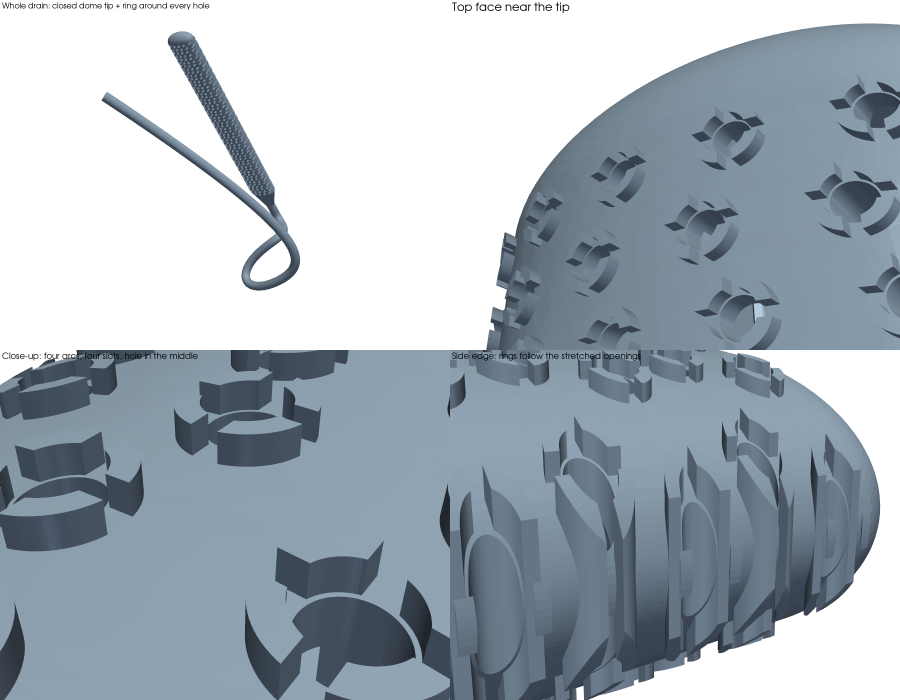
#> input picture drainsponge/data/standoff_design.png, 1800 x 1400 px (shown at 1/2 size)
$ python -i prepare_dataset_rois.py   (imports and definitions only)
#> lines starting #> are read from the running program, lines starting #| are printed output that depends on the picture; after the words box and inside, x2 and y2 are one past the last pixel; in counts of white or black regions, pixels touching at a corner belong together
#> further down, picture is the input picture: shape (1400, 1800, 3); mean B, G, R 186, 176.6, 166
"""Prepare labelled VIG / TOP / BOTTOM datasets, with ROI crops for TOP and BOTTOM.

Install (Windows PowerShell): py -3.12 -m pip install numpy opencv-python
Run:  py -3.12 prepare_dataset_rois.py
Or:   py -3.12 prepare_dataset_rois.py --csv top_bot_100/evaluation_results.csv vig_100/evaluation_results.csv --output D:/prepared

Edit CSV_FILES, OUTPUT_ROOT and the detector folders below for the IDE Run button.
The output folder must be new or empty. Labels come only from the CSVs written by
vi_annotation_app (p = good, f = fail, x = missing data).

OUTPUT
  vig/good/                 all four VIG tags p
  vig/bad/1f/               Particles f (sure defects), whatever the other tags are
  vig/bad/4f/               Others f, Particles p (the uncertain group to clean)
  vig/bad/2f_3f/            only PnP or Wave f; created only if such a row exists
  top/good/  top/bad/       die crops, bad = Inner OR Outer f
  bottom/good/  bottom/bad/ die crops
  top_rois/label|corners|inner/good|bad/
  bottom_rois/pins|triangle|white_boxes|gray_box/good|bad/
  manifest.csv              one row per image: unit, tags, folder, ROI warnings
  rois_index.csv            one row per ROI crop: status (detected/geometric,
                            matched/weak), score, rotation, warnings
  processing.jsonl, preparation.json, summary.json

x (missing data) is never a defect: a task whose tags contain x is skipped and
counted as missing data, not as an error.

ROI LABELS
  TOP: with TOP_ROI_LABEL_SOURCE = "area" the inner crop takes the Inner tag and
  the label and corner crops take the Outer tag (they lie outside the octagon).
  With "unit" every crop takes the image's good/bad.
  BOTTOM has one tag, so every crop inherits it: bottom_rois/*/bad also holds
  undamaged features of bad units (e.g. 15 clean pins next to one solder leak).
  rois_index.csv status "weak"/"geometric" is a useful hint when cleaning.

PROCESSING (same preparation must be used for inference)
  VIG: original size, per-image gain/gamma brightness, explicit uint8 PNG.
  TOP/BOTTOM: the existing die detection and native-scale crop (TOP 4%,
  BOTTOM 3% margin), unchanged. The ROI detectors (top_roi_detection.py,
  bottom_feature_detection.py) then run on that die crop, which is the kind of
  image their reference images are. ROI crops are cut from the final uint8 die
  crop and turned to the canonical orientation:
    TOP    axis-aligned boxes at native scale, label text upright
    BOTTOM straightened (tilt removed) and resampled to the reference scale, so
           every lot gives crops of identical size (linear interpolation)
  Crops are never filtered: a damaged feature is exactly what the bad folders need.

Failed die crops go to _review with errors in processing.jsonl; their ROIs are
not extracted. A failed ROI detection keeps the die crop and is logged.
--dry-run validates CSV references only. --debug writes die-crop and ROI
overlays to _debug. Exit code 2 means incomplete output.
"""

import argparse
import ast
import csv
import hashlib
import importlib.util
import json
import math
import os
import shutil
import sys
try:
    import cv2
    import numpy as np
except ImportError as exc:
    raise SystemExit('Install dependencies: py -3.12 -m pip install numpy opencv-python') from exc
from collections import Counter
from pathlib import Path, PureWindowsPath


# ============================================================
# CONFIGURATION (edit before using the IDE's Run button)
# ============================================================

# The CSVs that vi_annotation_app writes. Use the GUI's own result folders, so
# corrections made later in the GUI are picked up without copying files around.
CSV_FILES = [
    Path(r"C:\Users\laka\software\python_slanted_edge_automated\top_bot_100\evaluation_results.csv"),
    Path(r"C:\Users\laka\software\python_slanted_edge_automated\vig_100\evaluation_results.csv"),
]
OUTPUT_ROOT = Path(r"C:\Users\laka\software\dataset_100_rois")

# Optional: current tray folder, if the CSV still contains paths from another
# computer. The full suffix after the matching tray name must still exist.
TRAY_ROOT = None

# ROI detectors, laid out as in top_detection.zip / bottom_detection.zip.
# Default: the two folders next to this script.
SCRIPT_DIR = Path(__file__).resolve().parent
TOP_DETECTION_DIR = SCRIPT_DIR / "top detection"        # top_roi_detection.py + templates/
BOTTOM_DETECTION_DIR = SCRIPT_DIR / "bottom detection"  # bottom_feature_detection.py + templates_bottom/
TOP_DETECTOR_FILE = "top_roi_detection.py"
BOTTOM_DETECTOR_FILE = "bottom_feature_detection.py"
TOP_TEMPLATE_SUBDIR = "templates"
BOTTOM_TEMPLATE_SUBDIR = "templates_bottom"
TOP_REFERENCE_FILE = "reference_top.png"
BOTTOM_REFERENCE_FILE = "reference_bottom.png"

EXTRACT_ROIS = True
TOP_ROI_LABEL_SOURCE = "area"   # "area" (inner <- Inner tag, label/corners <- Outer tag) or "unit"

# TOP crops (source pixels around each box; native scale)
TOP_PAD = {"label": 6, "corners": 4, "inner": 4}
TOP_LABEL_UPRIGHT = True        # turn the label text readable; False = canonical like the rest
TOP_MASK_OUTSIDE_OCTAGON = False

# BOTTOM crops (reference pixels; straightened, reference scale)
BOTTOM_PAD = {"pins": 6, "triangle": 6, "white_boxes": 6, "gray_box": 6}
BOTTOM_PIN_BOX = 72             # pin crop side before padding (pin diameter ~60 reference px)

GOOD_TAG, FAIL_TAG, MISSING_TAG = "p", "f", "x"
KNOWN_TAGS = {GOOD_TAG, FAIL_TAG, MISSING_TAG}
CSV_DELIMITER = ";"
CSV_ENCODING = "utf-8-sig"

# VIG has no crop or spatial resampling. All model inputs are explicit 8-bit PNG.
VIG_BRIGHTNESS_ENABLED = True
VIG_TARGET_LEVEL = 0.80  # 0 < target < 1; e.g. 0.90 makes dark vig brighter.
VIG_REFERENCE_PERCENTILE = 99.5  # Calculated over nonzero intensity pixels.

TASK_COLUMNS = {
    "top": {
        "labels": ("Quality_VI_Top_Inner_Label", "Quality_VI_Top_Outer_Label"),
        "sources": ("Quality_VI_Top_Inner_Sources", "Quality_VI_Top_Outer_Sources"),
    },
    "bottom": {
        "labels": ("Quality_VI_Bottom_Label",),
        "sources": ("Quality_VI_Bottom_Sources",),
    },
    "vig": {
        "labels": (
            "Quality_VI_Vig_Particles_Label",
            "Quality_VI_Vig_PnP_Label",
            "Quality_VI_Vig_Wave_Label",
            "Quality_VI_Vig_Others_Label",
        ),
        "sources": (
            "Quality_VI_Vig_Particles_Sources",
            "Quality_VI_Vig_PnP_Sources",
            "Quality_VI_Vig_Wave_Sources",
            "Quality_VI_Vig_Others_Sources",
        ),
    },
}

FOLDERS = {
    "vig": ("good", "bad/1f", "bad/4f"),     # bad/2f_3f only when needed
    "top": ("good", "bad"),
    "bottom": ("good", "bad"),
}
ROI_FOLDERS = {
    "top": ("label", "corners", "inner"),
    "bottom": ("pins", "triangle", "white_boxes", "gray_box"),
}
ALL_LABEL_COLUMNS = [column for columns in TASK_COLUMNS.values() for column in columns["labels"]]
# Which TOP tag decides each ROI folder when TOP_ROI_LABEL_SOURCE == "area"
TOP_ROI_TAG = {
    "inner": "Quality_VI_Top_Inner_Label",
    "label": "Quality_VI_Top_Outer_Label",
    "corners": "Quality_VI_Top_Outer_Label",
}


# ============================================================
# LABELS AND CSV PLAN
# ============================================================

def good_bad(tag):
    return "good" if tag == GOOD_TAG else "bad"


# [162 lines left out: functions classify, extract_paths, resolve_source, build_plan, not called in this run]


# ============================================================
# PREPROCESSING (copied unchanged from good_bad_folders-3-2.py)
# ============================================================

# Integrated TOP/BOTTOM geometry (no external processing script).
TOP_OFFSET_RATIO = 0.04
BOTTOM_OFFSET_RATIO = 0.03
TOP_SEARCH_RATIO = 0.62
TOP_MAX_CENTER_OFFSET_X = 0.2
TOP_MAX_CENTER_OFFSET_Y = 0.2
TOP_MIN_SIZE_RATIO = 0.08
TOP_MAX_SIZE_RATIO = 0.42
TOP_EXPECTED_SIZE_RATIO = 0.18
TOP_MIN_DETECTION_SCORE = 7.0
TOP_MAX_ROTATION_DEG = 15.0
BOTTOM_MAX_CENTER_OFFSET_X = 0.34
BOTTOM_MAX_CENTER_OFFSET_Y = 0.34
BOTTOM_MIN_SIDE_RATIO = 0.14
BOTTOM_MAX_SIDE_RATIO = 0.52
BOTTOM_MAX_ROTATION_DEG = 18.0
BOTTOM_MIN_DETECTION_SCORE = 3.0
BOTTOM_EDGE_SEARCH_RATIO = 0.28

def gray8(img):
    """
    Create an 8-bit grayscale COPY.

    Used only for:
        detection
        debug

    ORIGINAL IS NEVER MODIFIED.
    """
    if img.ndim == 3:
        if img.shape[2] == 4:
            g = cv2.cvtColor(img, cv2.COLOR_BGRA2GRAY)
        else:
            g = cv2.cvtColor(img, cv2.COLOR_BGR2GRAY)
    else:
        g = img.copy()
    if g.dtype == np.uint8:
        return g.copy()
    x = g.astype(np.float32)
    lo = float(np.percentile(x, 1))
    hi = float(np.percentile(x, 99))
    if hi <= lo:
        hi = lo + 1.0
    x = np.clip((x - lo) / (hi - lo), 0.0, 1.0)
    return (255.0 * x).astype(np.uint8)

def order_points(points):
    pts = np.asarray(points, dtype=np.float32)
    ordered = np.zeros((4, 2), dtype=np.float32)
    sums = pts.sum(axis=1)
    diffs = np.diff(pts, axis=1).reshape(-1)
    ordered[0] = pts[np.argmin(sums)]
    ordered[1] = pts[np.argmin(diffs)]
    ordered[2] = pts[np.argmax(sums)]
    ordered[3] = pts[np.argmax(diffs)]
    return ordered

# [10 lines left out: function rectangle_angle, not called in this run]

def detect_top_die(original):
    g = gray8(original)
    H, W = g.shape[:2]
    image_cx = W / 2.0
    image_cy = H / 2.0
    search_w = int(W * TOP_SEARCH_RATIO)
    search_h = int(H * TOP_SEARCH_RATIO)
    sx1 = max(0, int(image_cx - search_w / 2))
    sy1 = max(0, int(image_cy - search_h / 2))
    sx2 = min(W, sx1 + search_w)
    sy2 = min(H, sy1 + search_h)
    roi = g[sy1:sy2, sx1:sx2].copy()
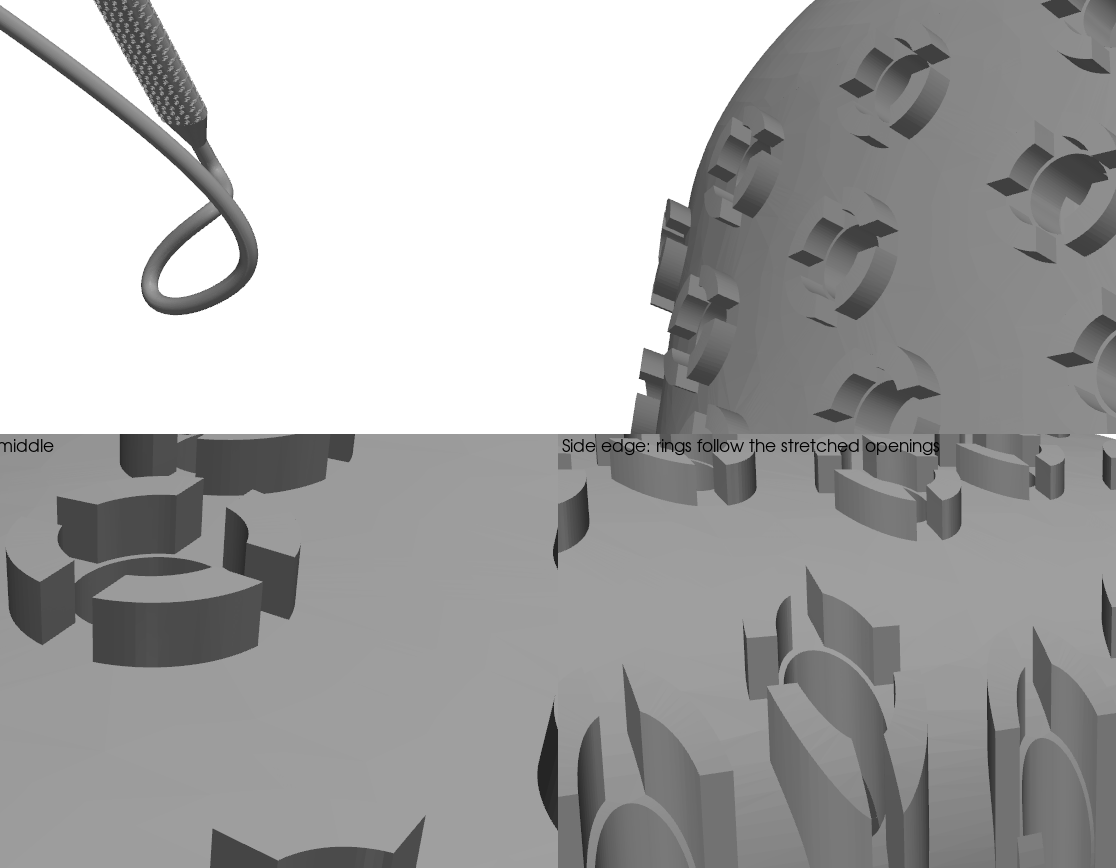
#> roi: shape (868, 1116); min 0, max 255, mean 167.8
    blurred = cv2.GaussianBlur(roi, (5, 5), 0)
    clahe = cv2.createCLAHE(clipLimit=2.5, tileGridSize=(8, 8))
    enhanced = clahe.apply(blurred)
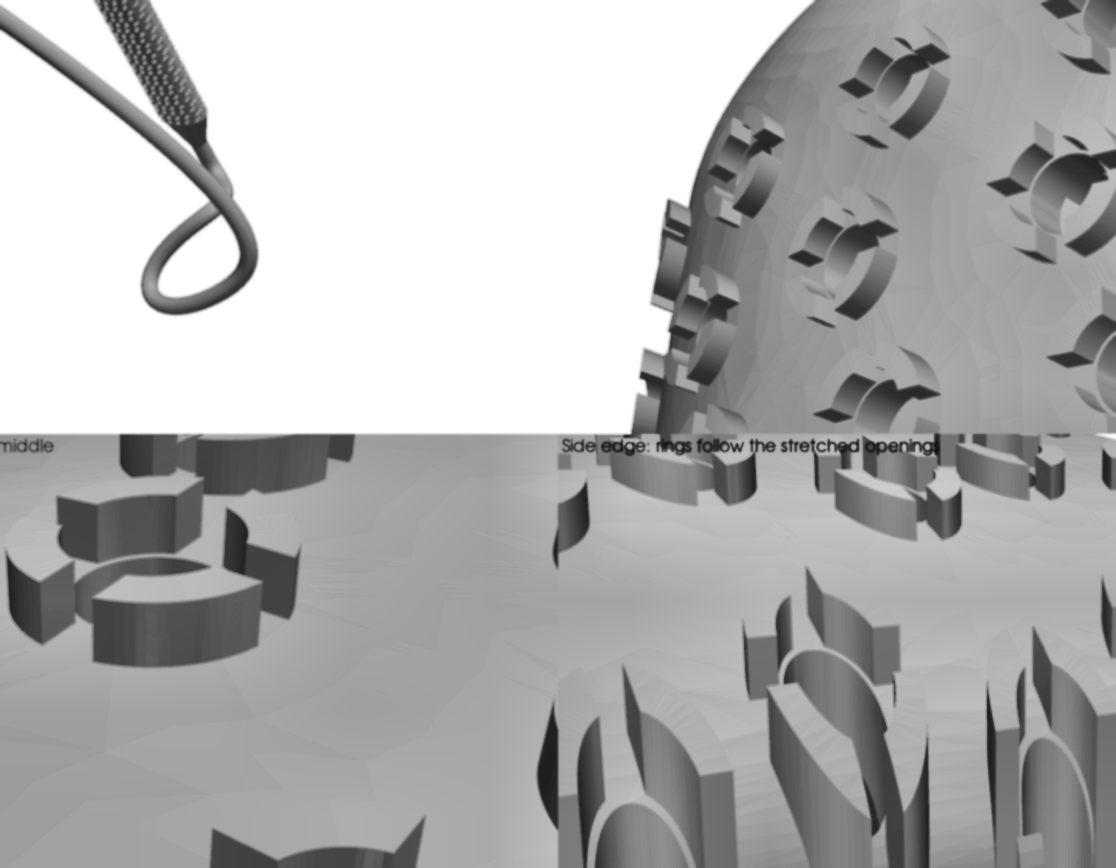
#> enhanced: shape (868, 1116); min 17, max 255, mean 176.7
    _, bright = cv2.threshold(enhanced, 0, 255, cv2.THRESH_BINARY + cv2.THRESH_OTSU)
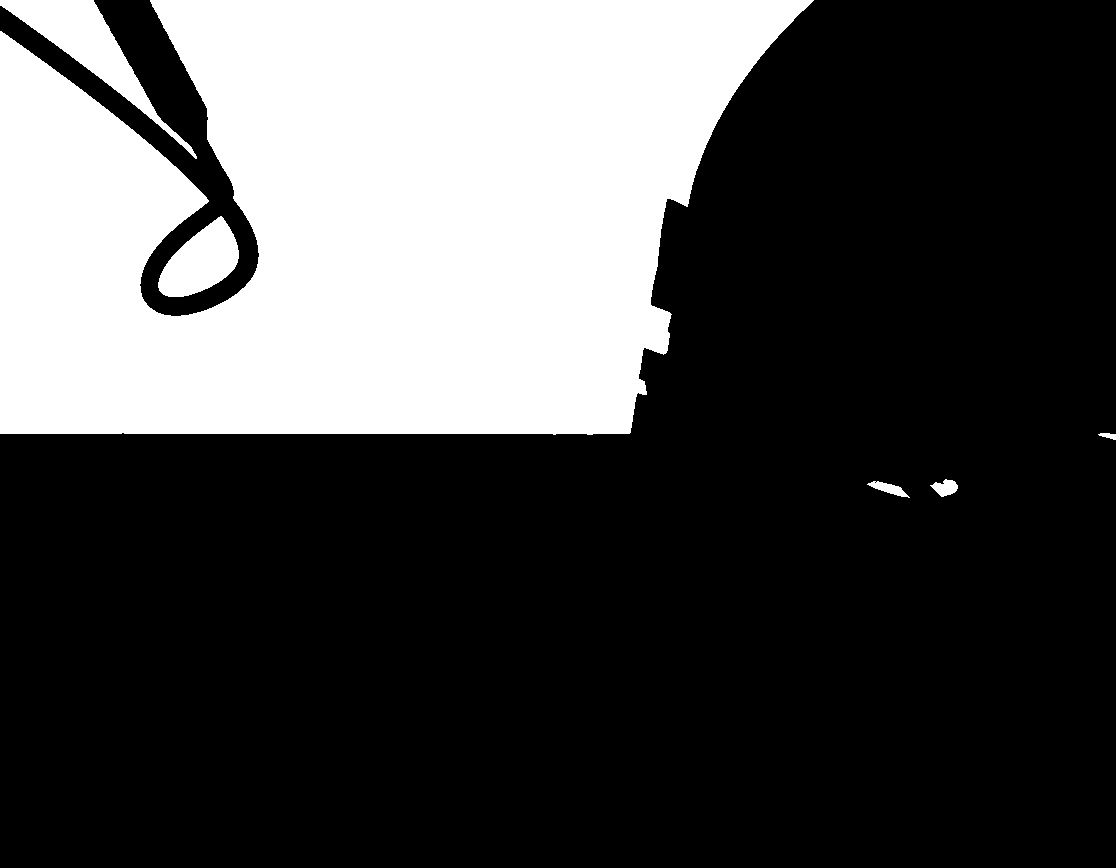
#> bright: shape (868, 1116); 29.1% white; 6 white regions, box (x1, y1, x2, y2) and area: (0, 0, 814, 435) 270505, (0, 0, 197, 159) 6560, (158, 216, 239, 297) 3952, (930, 479, 958, 497) 307, (867, 481, 910, 498) 303, (1098, 433, 1116, 440) 78
    median = float(np.median(enhanced))
#> median = 168
    low = int(max(10, 0.6 * median))
#> low = 100
    high = int(min(255, max(low + 30, 1.4 * median)))
#> high = 235
    edges = cv2.Canny(enhanced, low, high)
#> edges: shape (868, 1116); 2.2% white in thin lines or dots
    kernel9 = cv2.getStructuringElement(cv2.MORPH_RECT, (9, 9))
    kernel5 = cv2.getStructuringElement(cv2.MORPH_RECT, (5, 5))
    bright = cv2.morphologyEx(bright, cv2.MORPH_CLOSE, kernel9, iterations=2)
#> bright: shape (868, 1116); 30% white; 4 white regions, box (x1, y1, x2, y2) and area: (0, 0, 814, 435) 289895, (930, 479, 958, 497) 316, (867, 481, 910, 498) 305, (1098, 433, 1116, 440) 84
    bright = cv2.morphologyEx(bright, cv2.MORPH_OPEN, kernel5, iterations=1)
#> bright: shape (868, 1116); 30% white; 4 white regions, box (x1, y1, x2, y2) and area: (0, 0, 812, 435) 289875, (933, 480, 957, 496) 301, (871, 481, 904, 496) 276, (1106, 433, 1116, 440) 59
    edges = cv2.morphologyEx(edges, cv2.MORPH_CLOSE, kernel9, iterations=3)
#> edges: shape (868, 1116); 13.8% white; 14 white regions, largest, box (x1, y1, x2, y2) and area: (0, 0, 1070, 668) 55508, (0, 0, 258, 315) 21647, (741, 565, 930, 868) 12591
    edges = cv2.dilate(edges, kernel5, iterations=1)
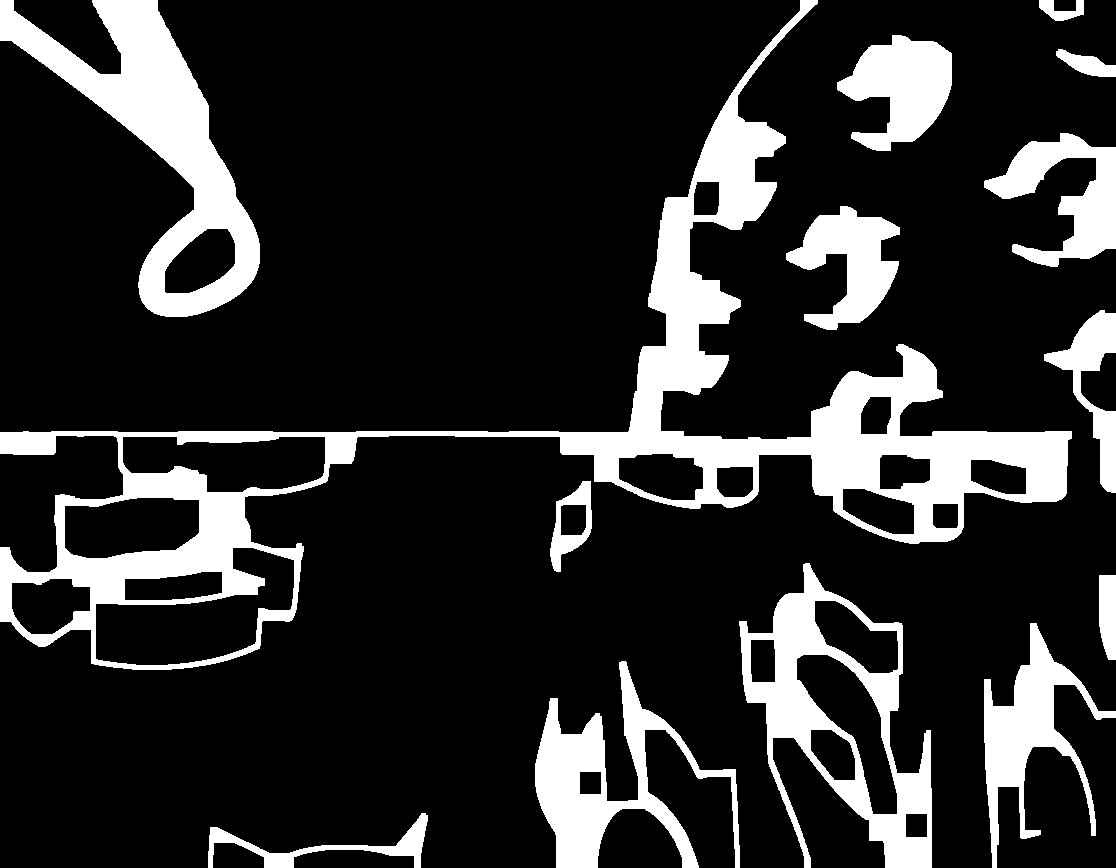
#> edges: shape (868, 1116); 17.9% white; 14 white regions
    contours1, _ = cv2.findContours(bright, cv2.RETR_LIST, cv2.CHAIN_APPROX_SIMPLE)
#> contours1 = 7 contours; box (x1, y1, x2, y2) and area: (0, 0, 812, 435) 291760, (184, 150, 235, 217) 2106, (238, 236, 259, 272) 675, (160, 296, 194, 316) 617, (933, 480, 957, 496) 272, (871, 481, 904, 496) 238, (1106, 433, 1116, 440) 44
    contours2, _ = cv2.findContours(edges, cv2.RETR_LIST, cv2.CHAIN_APPROX_SIMPLE)
#> contours2 = 35 contours; largest, box (x1, y1, x2, y2) and area: (0, 0, 1072, 670) 114594, (739, 563, 932, 868) 30239, (0, 0, 260, 317) 27516, (535, 661, 740, 868) 13294, (95, 547, 295, 666) 12082
    contours = contours1 + contours2
#> contours = 42 contours; largest, box (x1, y1, x2, y2) and area: (0, 0, 812, 435) 291760, (0, 0, 1072, 670) 114594, (739, 563, 932, 868) 30239, (0, 0, 260, 317) 27516, (535, 661, 740, 868) 13294
    best = None
    best_score = -1e+30
    for contour in contours:
        area = float(cv2.contourArea(contour))
        if area <= 0:
            continue
        rect = cv2.minAreaRect(contour)
        box = cv2.boxPoints(rect)
        box[:, 0] += sx1
        box[:, 1] += sy1
        box = order_points(box)
        tl, tr, br, bl = box
        top = np.linalg.norm(tr - tl)
        bottom = np.linalg.norm(br - bl)
        left = np.linalg.norm(bl - tl)
        right = np.linalg.norm(br - tr)
        width = (top + bottom) / 2.0
        height = (left + right) / 2.0
        if width < 5 or height < 5:
            continue
        long_side = max(width, height)
        short_side = min(width, height)
        aspect = long_side / short_side
        if aspect > 1.7:
            continue
        center = np.mean(box, axis=0)
        cx = float(center[0])
        cy = float(center[1])
        dx = abs(cx - image_cx) / W
        dy = abs(cy - image_cy) / H
        if dx > TOP_MAX_CENTER_OFFSET_X:
            continue
        if dy > TOP_MAX_CENTER_OFFSET_Y:
            continue
        size_ratio = 0.5 * (width / W + height / H)
        if size_ratio < TOP_MIN_SIZE_RATIO or size_ratio > TOP_MAX_SIZE_RATIO:
            continue
        center_distance = np.sqrt(dx * dx + dy * dy)
        max_distance = np.sqrt(TOP_MAX_CENTER_OFFSET_X ** 2 + TOP_MAX_CENTER_OFFSET_Y ** 2)
        center_score = 1.0 - center_distance / max_distance
        center_score = float(np.clip(center_score, 0.0, 1.0))
        square_score = 1.0 / aspect
        rect_area = width * height
        fill_score = min(area / max(rect_area, 1.0), 1.0)
        size_score = 1.0 - abs(size_ratio - TOP_EXPECTED_SIZE_RATIO) / TOP_EXPECTED_SIZE_RATIO
        size_score = float(np.clip(size_score, 0.0, 1.0))
        score = 10.0 * center_score + 2.0 * square_score + 1.5 * fill_score + 1.5 * size_score
        if score > best_score:
            best_score = score
            best = {'center': np.array([cx, cy], dtype=np.float32), 'box': box.copy(), 'width': float(width), 'height': float(height), 'angle': rectangle_angle(box), 'score': float(score)}
#> this loop made 42 passes
#> (area, rect, pts in order_points, sums in order_points, diffs in order_points, top, bottom, left) on passes 4 to 5: (617, ((176.5, 305.5), (19, 33), -90), [[535, 581], [502, 581], [502, 562], [535, 562]], [1116, 1083, 1064, 1097], [46, 79, 60, 27], 33, 33, 19), (675, ((248, 253.5), (35, 20), -90), [[600, 537], [580, 537], [580, 502], [600, 502]], [1137, 1117, 1082, 1102], [-63, -43, -78, -98], 20, 20, 35)
    return best

# [206 lines left out: functions build_top_square, square_inside_image, rectify_top, make_top_debug, rectangle_contrast, detect_bottom_die and 5 more, not called in this run]


# Die crop for TOP/BOTTOM, image decoding and 8-bit conversion (unchanged from good_bad_folders-3-2.py).
class DetectionFailure(ValueError):
    pass


# [175 lines left out: functions process_array, decode_image, intensity_to_v5, write_png, detector_files, check_detectors and 4 more, not called in this run]


def rotate_quarters_cw(img, q):
    return np.ascontiguousarray(np.rot90(img, -(q % 4)))      # np.rot90 is counter-clockwise


def polygon_box(poly):
    xs, ys = [p[0] for p in poly], [p[1] for p in poly]
    return [min(xs), min(ys), max(xs), max(ys)]


# [8 lines left out: function cut_layout, not called in this run]


class RoiExtractor:
    """Loads and calibrates the detectors once; cuts ROI crops per image."""

    # [337 lines left out: functions __init__, extract, _top, _bottom, prepare_one, reserve_names and 3 more, not called in this run]


# [2 lines not run here, left out]

>>> import cv2
>>> picture = cv2.imread('drainsponge/data/standoff_design.png')
>>> result = detect_top_die(picture)
